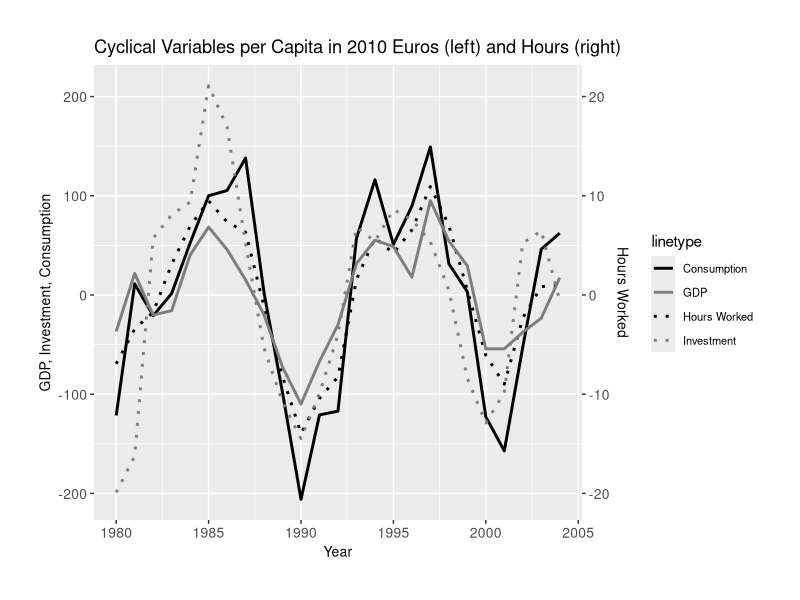

Source code (R):
# author : Pierre Pili
# email : pierre.pili@etu.minesparis.psl.eu
# description : Plots

### Libraries ###
library(tidyverse)
library(ggplot2)

### Imports ###
cycles <- read.csv("OUTPUT/DATA/cycles.csv")

### Plots ###
#GDP
cycle_plots <- ggplot(cycles) +
  geom_line(aes(x = YEAR, y = GDP_C, linetype = "GDP"), color = "#000000", size = 1) + #nolint
  geom_line(aes(x = YEAR, y = INVESTMENT_C, linetype = "Investment"), color = "#000000", size = 1) + #nolint
  geom_line(aes(x = YEAR, y = CONSUMPTION_C, linetype = "Consumption"), color = "#7d7d7d", size = 1) + #nolint
  geom_line(aes(x = YEAR, y = 10 * HOURS_WORKED_C, linetype = "Hours Worked"), color = "#7d7d7d", size = 1) + #nolint
  scale_y_continuous(
    name = "GDP, Investment, Consumption",
    sec.axis = sec_axis(~ .,
                        name = "Hours Worked",
                        labels = scales::comma_format(scale = 0.1),
                        breaks = scales::breaks_pretty())
  ) +
  scale_linetype_manual(values = c("GDP" = "solid", "Investment" = "dotted", "Consumption" = "solid", "Hours Worked" = "dotted")) + #nolint
  scale_color_manual(values = c("GDP" = "#000000", "Investment" = "#000000", "Consumption" = "#7d7d7d", "Hours Worked" = "#7d7d7d")) + #nolint
  theme(
    axis.title.x = element_text(size = 10),
    axis.title.y = element_text(size = 10),
    axis.text.x = element_text(size = 10),
    axis.text.y = element_text(size = 10),
    plot.margin = margin(1, 1, 1, 1, "cm"),
    legend.position = "right", legend.text = element_text(size = 8)
  ) +
  labs(
    title = "Cyclical Variables per Capita in 2010 Euros (left) and Hours (right)", #nolint
    x = "Year",
    y = "2010 Euros"
  ) +
  guides(linetype = guide_legend(override.aes = list(color = c("black", "#7d7d7d", "black", "#7d7d7d")))) #nolint


ggsave("OUTPUT/MEDIA/cycles.png", plot = cycle_plots, height = 5, width = 11, units = "in") #nolint
